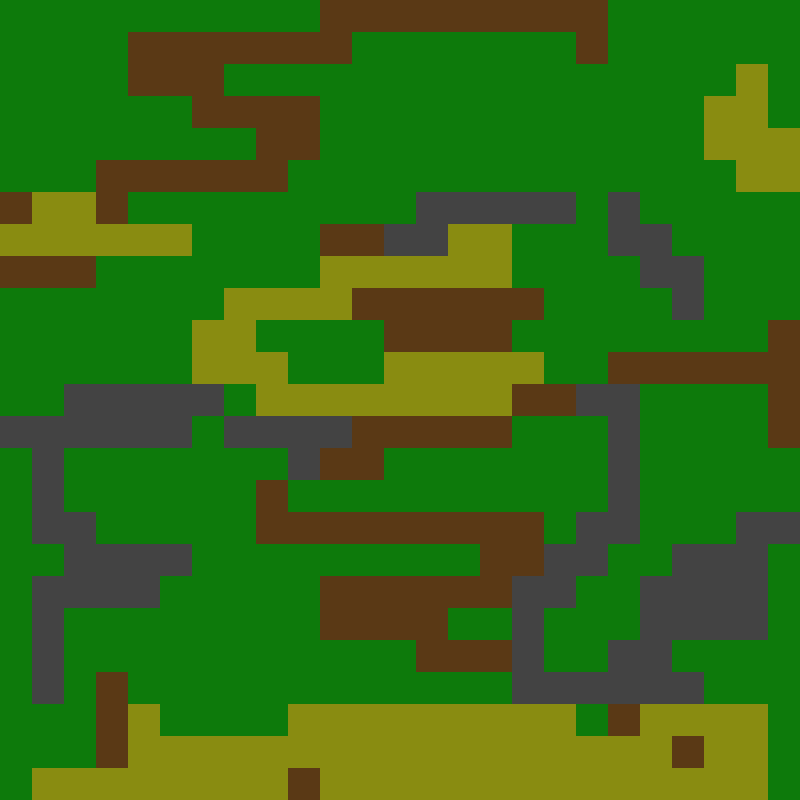

Rendered tile map (Tiled .tmx) drawn with the repository's tilesets; below, a short description and the full map source, tile grids included:
An orthogonal 25x25 tile map with 32x32 px tiles, 1 tile layer (Tile Layer 1).

<map version="1.2" tiledversion="1.2.4" orientation="orthogonal" renderorder="right-down" width="25" height="25" tilewidth="32" tileheight="32" infinite="0" nextlayerid="2" nextobjectid="1">
 <tileset firstgid="1" name="ground" tilewidth="32" tileheight="32" tilecount="4" columns="2">
  <image source="../../ShootThem/Tilesets/ground.png" width="64" height="64" />
 </tileset>
 <layer id="1" name="Tile Layer 1" width="25" height="25">
  <data encoding="csv">
1,1,1,1,1,1,1,1,1,1,2,2,2,2,2,2,2,2,2,1,1,1,1,1,1,
1,1,1,1,2,2,2,2,2,2,2,1,1,1,1,1,1,1,2,1,1,1,1,1,1,
1,1,1,1,2,2,2,1,1,1,1,1,1,1,1,1,1,1,1,1,1,1,1,4,1,
1,1,1,1,1,1,2,2,2,2,1,1,1,1,1,1,1,1,1,1,1,1,4,4,1,
1,1,1,1,1,1,1,1,2,2,1,1,1,1,1,1,1,1,1,1,1,1,4,4,4,
1,1,1,2,2,2,2,2,2,1,1,1,1,1,1,1,1,1,1,1,1,1,1,4,4,
2,4,4,2,1,1,1,1,1,1,1,1,1,3,3,3,3,3,1,3,1,1,1,1,1,
4,4,4,4,4,4,1,1,1,1,2,2,3,3,4,4,1,1,1,3,3,1,1,1,1,
2,2,2,1,1,1,1,1,1,1,4,4,4,4,4,4,1,1,1,1,3,3,1,1,1,
1,1,1,1,1,1,1,4,4,4,4,2,2,2,2,2,2,1,1,1,1,3,1,1,1,
1,1,1,1,1,1,4,4,1,1,1,1,2,2,2,2,1,1,1,1,1,1,1,1,2,
1,1,1,1,1,1,4,4,4,1,1,1,4,4,4,4,4,1,1,2,2,2,2,2,2,
1,1,3,3,3,3,3,1,4,4,4,4,4,4,4,4,2,2,3,3,1,1,1,1,2,
3,3,3,3,3,3,1,3,3,3,3,2,2,2,2,2,1,1,1,3,1,1,1,1,2,
1,3,1,1,1,1,1,1,1,3,2,2,1,1,1,1,1,1,1,3,1,1,1,1,1,
1,3,1,1,1,1,1,1,2,1,1,1,1,1,1,1,1,1,1,3,1,1,1,1,1,
1,3,3,1,1,1,1,1,2,2,2,2,2,2,2,2,2,1,3,3,1,1,1,3,3,
1,1,3,3,3,3,1,1,1,1,1,1,1,1,1,2,2,3,3,1,1,3,3,3,1,
1,3,3,3,3,1,1,1,1,1,2,2,2,2,2,2,3,3,1,1,3,3,3,3,1,
1,3,1,1,1,1,1,1,1,1,2,2,2,2,1,1,3,1,1,1,3,3,3,3,1,
1,3,1,1,1,1,1,1,1,1,1,1,1,2,2,2,3,1,1,3,3,1,1,1,1,
1,3,1,2,1,1,1,1,1,1,1,1,1,1,1,1,3,3,3,3,3,3,1,1,1,
1,1,1,2,4,1,1,1,1,4,4,4,4,4,4,4,4,4,1,2,4,4,4,4,1,
1,1,1,2,4,4,4,4,4,4,4,4,4,4,4,4,4,4,4,4,4,2,4,4,1,
1,4,4,4,4,4,4,4,4,2,4,4,4,4,4,4,4,4,4,4,4,4,4,4,1
</data>
 </layer>
</map>
